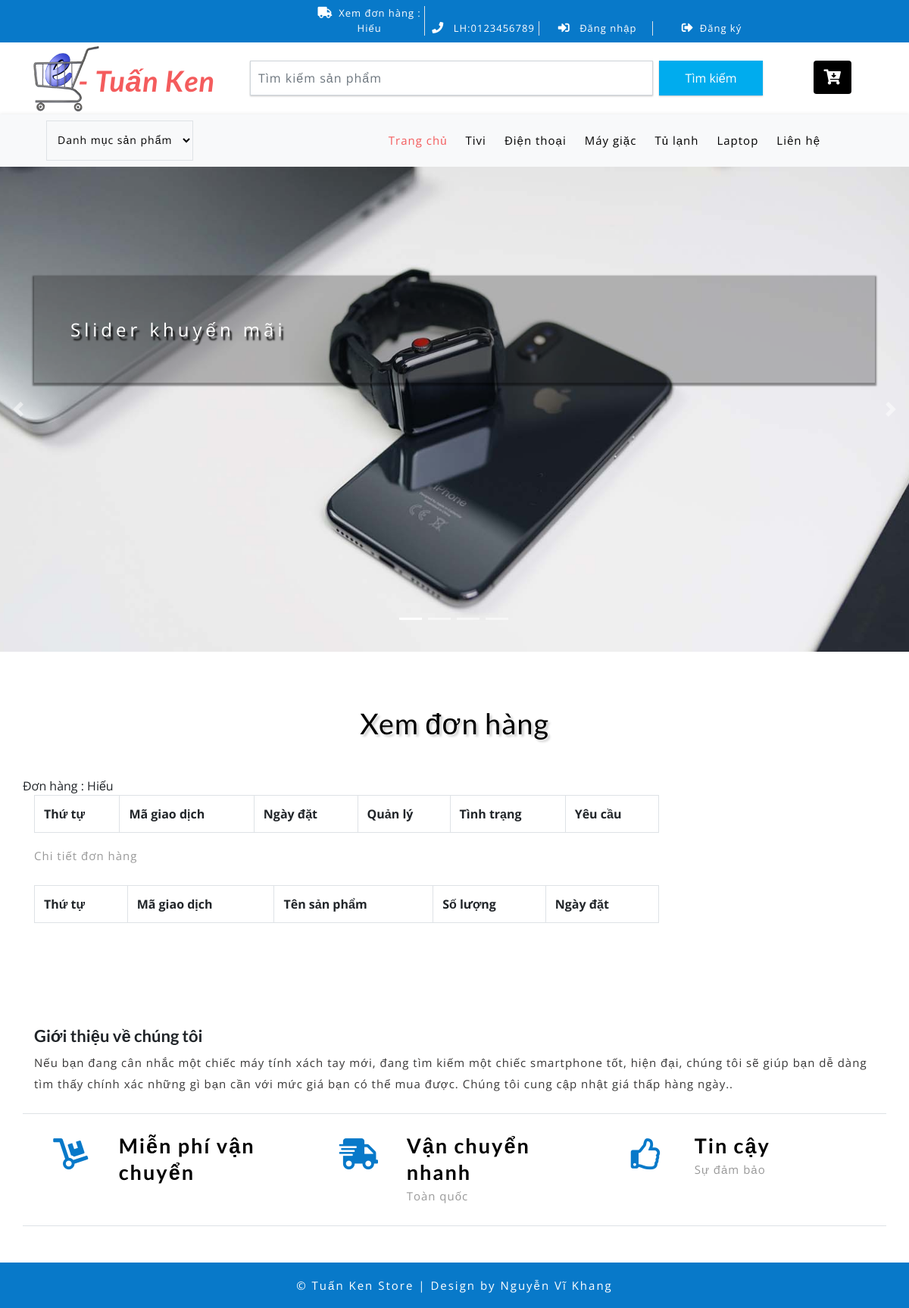
Screenshot of /index.php?quanly=xemdonhang&khachhang=12 (signed in) with the database file from the repository.
### tables this page shows
CREATE TABLE `tbl_category` (
  `category_id` int(11) NOT NULL,
  `category_name` varchar(50) NOT NULL
);

CREATE TABLE `tbl_slider` (
  `slider_id` int(11) NOT NULL,
  `slider_image` varchar(100) NOT NULL,
  `slider_caption` text NOT NULL,
  `slider_active` int(11) NOT NULL DEFAULT '1'
);

### include/slider.php (the view, shortened to what this page needs)
<div id="carouselExampleIndicators" class="carousel slide" data-ride="carousel">
	<ol class="carousel-indicators">
		<li data-target="#carouselExampleIndicators" data-slide-to="0" class="active"></li>
		<li data-target="#carouselExampleIndicators" data-slide-to="1"></li>
		<li data-target="#carouselExampleIndicators" data-slide-to="2"></li>
		<li data-target="#carouselExampleIndicators" data-slide-to="3"></li>
	</ol>
	<div class="carousel-inner">
		<?php
		$sql_slider = mysqli_query($con,"SELECT * FROM tbl_slider WHERE slider_active='1' ORDER BY slider_id");
		while($row_slider = mysqli_fetch_array($sql_slider)){
		?>
		<div class="carousel-item item1 active">
			<div class="container">
				<div class="w3l-space-banner">
					<div class="carousel-caption p-lg-5 p-sm-4 p-3">
						<p><?php echo $row_slider['slider_caption'] ?></p>
					</div>
				</div>
			</div>
		</div>
		<?php
		}
		?>
	</div>
	<a class="carousel-control-prev" href="#carouselExampleIndicators" role="button" data-slide="prev">
		<span class="carousel-control-prev-icon" aria-hidden="true"></span>
	</a>
	<a class="carousel-control-next" href="#carouselExampleIndicators" role="button" data-slide="next">
		<span class="carousel-control-next-icon" aria-hidden="true"></span>
	</a>
</div>

### include/menu.php (shortened to what this page needs)
<div class="navbar-inner">
		<div class="container">
			<nav class="navbar navbar-expand-lg navbar-light bg-light">
				<div class="agileits-navi_search">
					<form action="#" method="post">
						<select id="agileinfo-nav_search" name="agileinfo_search" class="border" required="">
							<option value="">Danh mục sản phẩm</option>
						</select>
					</form>
				</div>
				<div class="collapse navbar-collapse" id="navbarSupportedContent">
					<ul class="navbar-nav ml-auto text-center mr-xl-5">
						<li class="nav-item active mr-lg-2 mb-lg-0 mb-2">
							<a class="nav-link" href="index.php">Trang chủ
							</a>
						</li>
						<?php
							$sql_category_danhmuc = mysqli_query($con,'SELECT * FROM tbl_category ORDER BY category_id DESC');
							while($row_category_danhmuc = mysqli_fetch_array($sql_category_danhmuc)){
						?>
						<li class="nav-item  mr-lg-2 mb-lg-0 mb-2">
							<a class="nav-link " href="?quanly=danhmuc&id=<?php echo $row_category_danhmuc['category_id'] ?>" role="button"  aria-haspopup="true" aria-expanded="false">
								<?php echo $row_category_danhmuc['category_name'] ?>
							</a>
						</li>
						<?php
						}
						?>
						<li class="nav-item">
							<a class="nav-link" href="contact.html">Liên hệ</a>
						</li>
					</ul>
				</div>
			</nav>
		</div>
	</div>

### css/style.css (style rules this page uses)
html, body { margin: 0; font-size: 100%; background: #fff; font-family: 'Open Sans', sans-serif; }
body a { text-decoration: none; transition: 0.5s all; -webkit-transition: 0.5s all; -moz-transition: 0.5s all; -o-transition: 0.5s all; -ms-transition: 0.5s all; }
a { transition: 0.5s all; -webkit-transition: 0.5s all; -moz-transition: 0.5s all; -o-transition: 0.5s all; -ms-transition: 0.5s all; }
p { margin: 0; letter-spacing: 1px; font-size: 15px; line-height: 1.9; color: #999; font-family: 'Open Sans', sans-serif; }
ul { margin: 0; padding: 0; }
.navbar-inner { background: #f8f9fa; box-shadow: 0px 2px 6px 1px rgba(0, 0, 0, 0.13); }
.navbar-light .navbar-nav .nav-link { letter-spacing: 1px; font-size: 15px; color: #000; }
.navbar-light .navbar-nav .show>.nav-link, .navbar-light .navbar-nav .active>.nav-link, .navbar-light .navbar-nav .nav-link.show, .navbar-light .navbar-nav .nav-link.active { color: #F45C5D; }
.carousel-item.item1 { background: url(../images/b1.jpg) no-repeat center; background-size: cover; -webkit-background-size: cover; -moz-background-size: cover; -o-background-size: cover; -ms-background-size: cover; }
.carousel-item.item4, .carousel-item.item3, .carousel-item.item2, .carousel-item.item1 { min-height: 640px; }
.w3l-space-banner { padding-top: 9em; }
.carousel-caption { background: rgba(16, 16, 16, 0.27); text-align: left; position: inherit; box-shadow: 0px 2px 2px 2px rgba(2, 2, 2, 0.43); }
.carousel-caption p { letter-spacing: 5px; font-size: 24px; color: #fff; text-shadow: 3px 5px 2px rgb(12, 12, 12); }
.carousel-indicators { bottom: 4%; }
.carousel-indicators li { cursor: pointer; }
#agileinfo-nav_search { outline: none; border: none; color: #000; font-size: 14px; background: transparent; padding: 15px 10px; width: 100%; letter-spacing: 1px; cursor: pointer; }
@media (max-width: 1366px) { .carousel-control-prev, .carousel-control-next { width: 4%; } }

### css/flexslider.css (style rules this page uses)
.carousel li { margin-right: 5px; }

### rows the page displays
tbl_category: category_name "Tivi"
tbl_category: category_name "Điện thoại"
tbl_category: category_name "Máy giặc"
tbl_category: category_name "Tủ lạnh"
tbl_category: category_name "Laptop"
tbl_slider: slider_caption "Slider khuyến mãi"

### other values shown
$_SESSION['dangnhap_home'] "Hiếu"
